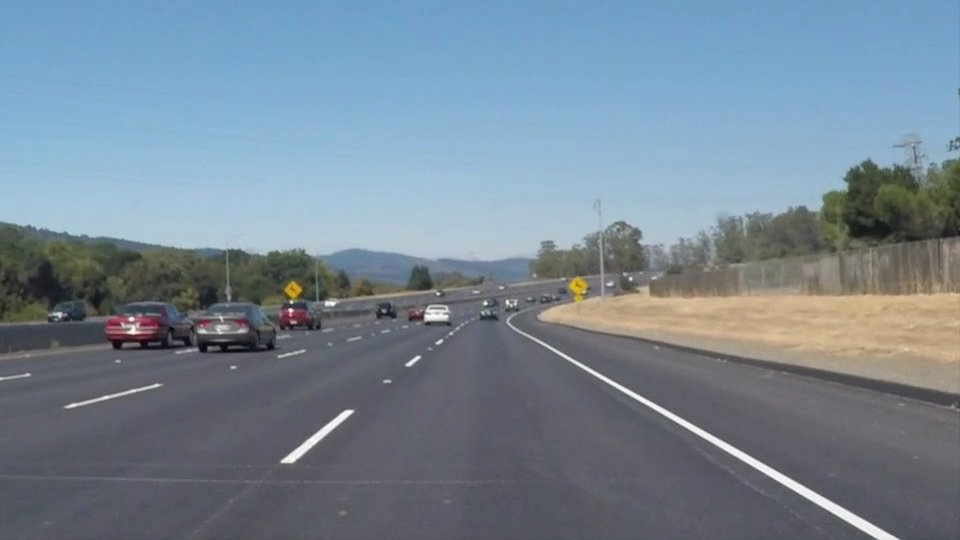
#> input picture images/input/road1.jpg, 960 x 540 px
$ jupyter execute lane_detection.ipynb   (shell and % lines are left out)
#> lines starting #> are read from the running program, lines starting #| are printed output that depends on the picture; after the words box and inside, x2 and y2 are one past the last pixel; in counts of white or black regions, pixels touching at a corner belong together
# Road Lane Detection - Part 2

## Step 1: Import Libraries

We need:
- OpenCV for image processing
- NumPy for array operations
- Matplotlib for displaying images

[cell 1]
import cv2
import numpy as np
import matplotlib.pyplot as plt

## Step 2: Load and Display Image

Load a road image and display it.

[cell 2]
image_path = 'images/input/road1.jpg'
img = cv2.imread(image_path)
#> img is the input picture: shape (540, 960, 3); mean B, G, R 148.1, 134.5, 118.5

img_rgb = cv2.cvtColor(img, cv2.COLOR_BGR2RGB)

plt.figure(figsize=(10, 6))
plt.imshow(img_rgb)
plt.title('Original Road Image')
plt.axis('off')
plt.show()

## Step 3: Preprocessing

Convert to grayscale and apply median filter to smooth the image.

[cell 3]
gray = cv2.cvtColor(img, cv2.COLOR_BGR2GRAY)
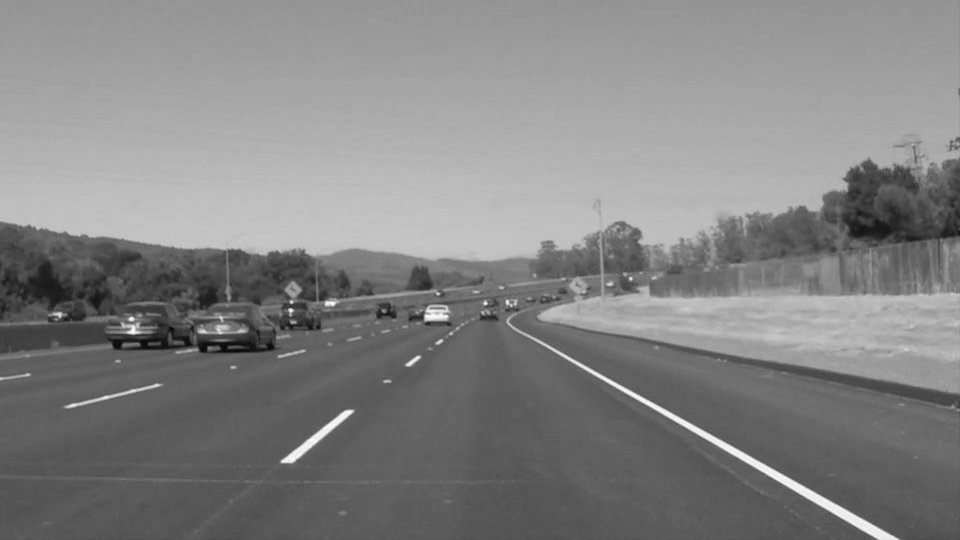
#> gray: shape (540, 960); min 5, max 255, mean 131.2

plt.figure(figsize=(10, 6))
plt.imshow(gray, cmap='gray')
plt.title('Grayscale Image')
plt.axis('off')
plt.show()

[cell 4]
blur = cv2.medianBlur(gray, 3)

plt.figure(figsize=(10, 6))
plt.imshow(blur, cmap='gray')
plt.title('After Median Filter (Smoothed)')
plt.axis('off')
plt.show()

## Step 4: Edge Detection with Canny

Apply Canny edge detector with high thresholds to detect strong edges (lane lines).

[cell 5]
edges = cv2.Canny(blur, 150, 300)
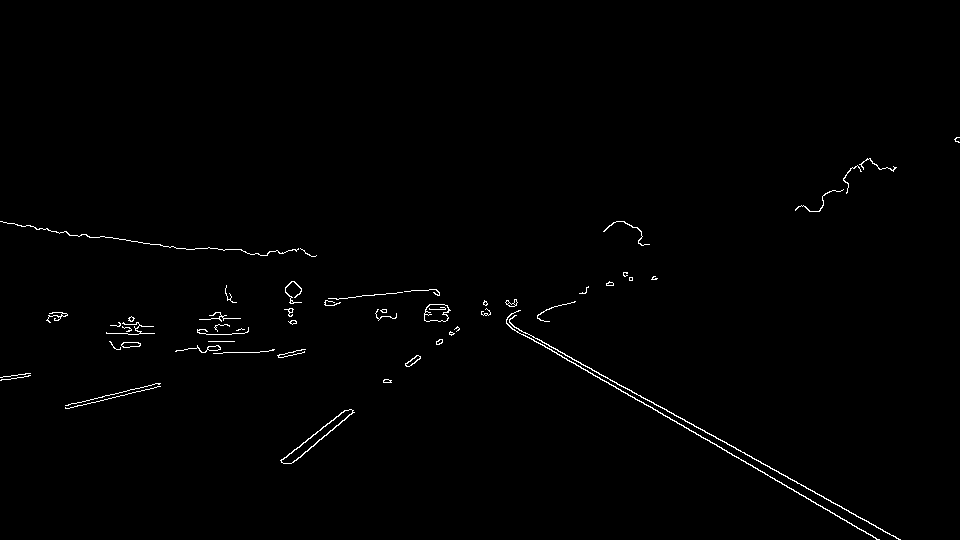
#> edges: shape (540, 960); 0.76% white in thin lines or dots, all inside (x1, y1, x2, y2) = (0, 137, 960, 540)

plt.figure(figsize=(10, 6))
plt.imshow(edges, cmap='gray')
plt.title('Canny Edges (High Thresholds)')
plt.axis('off')
plt.show()

## Step 5: Define Region of Interest (ROI)

Create a mask to focus only on the road area where lanes appear.
We'll use a trapezoidal shape that covers the lane region.

[cell 6]
height, width = edges.shape
#> height = 540; width = 960

roi_vertices = np.array([
    [(0, height),                  # Bottom left
     (width*0.3, height*0.6),        # Top left (raised higher)
     (width*0.7, height*0.6),        # Top right (raised higher)
     (width, height)]            # Bottom right
], dtype=np.int32)

mask = np.zeros_like(edges) # blank mask
cv2.fillPoly(mask, roi_vertices, 255) # fill the ROI with white
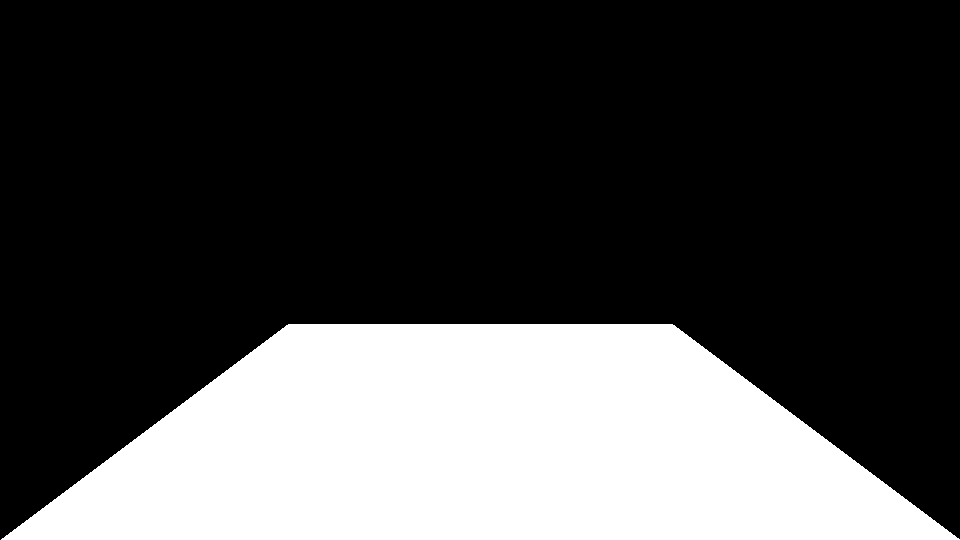
#> mask: shape (540, 960); 28% white; 1 white region, box (x1, y1, x2, y2) and area: (1, 324, 960, 540) 145224

plt.figure(figsize=(10, 6))
plt.imshow(mask, cmap='gray')
plt.title('Region of Interest (ROI) Mask')
plt.axis('off')
plt.show()

[cell 7]
roi_edges = cv2.bitwise_and(edges, mask)
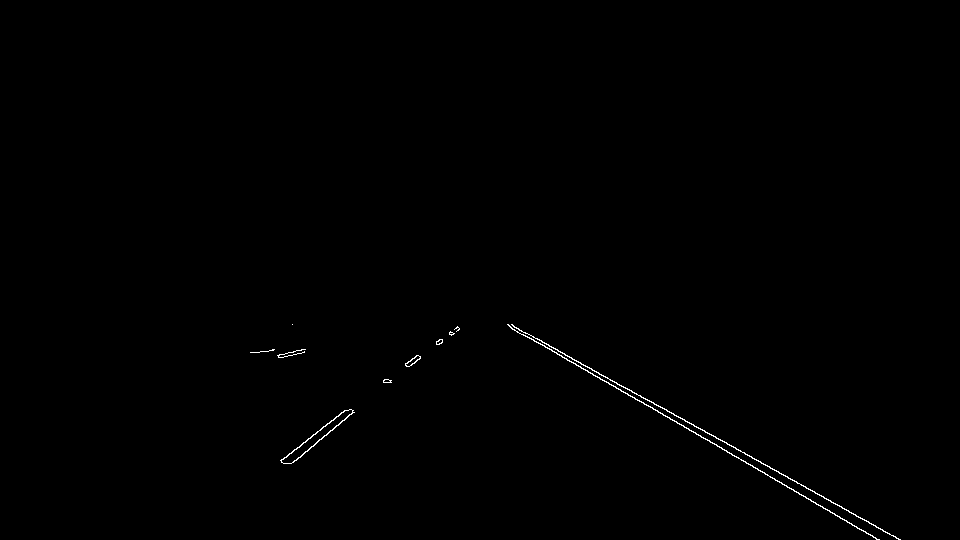
#> roi_edges: shape (540, 960); 0.32% white in thin lines or dots, all inside (x1, y1, x2, y2) = (250, 324, 901, 540)

plt.figure(figsize=(10, 6))
plt.imshow(roi_edges, cmap='gray')
plt.title('Edges in ROI (Masked)')
plt.axis('off')
plt.show()

## Step 6: Apply Hough Transform

Use Hough Transform to detect lines in the ROI edges.
This finds straight lines by looking for patterns in the edge pixels.

[cell 8]
lines = cv2.HoughLinesP(
    roi_edges,
    rho=1,
    theta=np.pi/180,
    threshold=50,
    minLineLength=100,
    maxLineGap=60
)
#> lines = [[512, 324, 900, 539], [509, 326, 878, 539], [507, 324, 879, 539], [512, 325, 705, 432], [293, 462, 440, 339], [280, 460, 457, 326], [511, 324, 898, 539]]

if lines is not None:
    print(f"Detected {len(lines)} lines")
#| Detected 7 lines
else:
    print("No lines detected")

### Standard Hough Transform to visualize the accumulator

[cell 9]
rho = 1
theta = np.pi / 180
threshold = 50

lines_standard = cv2.HoughLines(roi_edges, rho, theta, threshold)
#> lines_standard = 26 rows, first 8: [36, 2.08], [28, 2.09], [11, 2.11], [50, 2.06], [53, 2.06], [40, 2.08], [19, 2.09], [542, 0.873]

# build an accumulator visualization manually
accumulator = np.zeros((180, int(np.sqrt(roi_edges.shape[0]**2 + roi_edges.shape[1]**2))), dtype=np.uint8)

# perform Hough transform manually to visualize votes (approximation)

# compute edge coordinates
y_idxs, x_idxs = np.nonzero(roi_edges)  # get all edge (white pixel) coordinates
#> y_idxs = 1636 values from 324 to 539; x_idxs = 1636 values, max 900 at index 1635, min 250 at index 226, mean 598.7

for i in range(len(x_idxs)):
    x = x_idxs[i]
    y = y_idxs[i]
    for theta_i in range(180):
        rho_val = int(x * np.cos(np.deg2rad(theta_i)) + y * np.sin(np.deg2rad(theta_i)))
        if 0 <= rho_val < accumulator.shape[1]:
            accumulator[theta_i, rho_val] += 1
#> this loop made 1636 passes
#> (x, y) on passes 1 to 3: (292, 324), (507, 324), (508, 324)
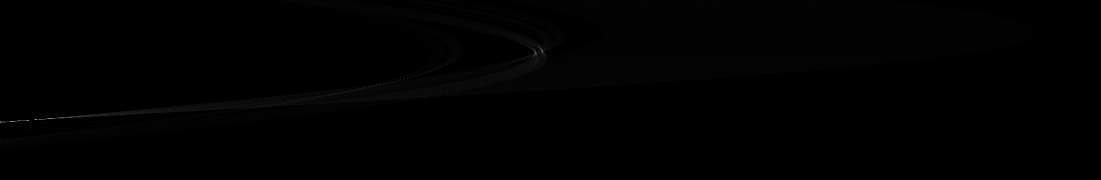
#> accumulator: shape (180, 1101); min 0, max 160, mean 1

# normalize for display
accumulator_display = cv2.normalize(accumulator, None, 0, 255, cv2.NORM_MINMAX)

plt.figure(figsize=(10, 6))
plt.imshow(accumulator_display, cmap='hot', aspect='auto')
plt.title('Hough Accumulator Array (Votes)')
plt.xlabel('ρ (rho)')
plt.ylabel('θ (theta in degrees)')
plt.colorbar(label='Vote Count')
plt.show()
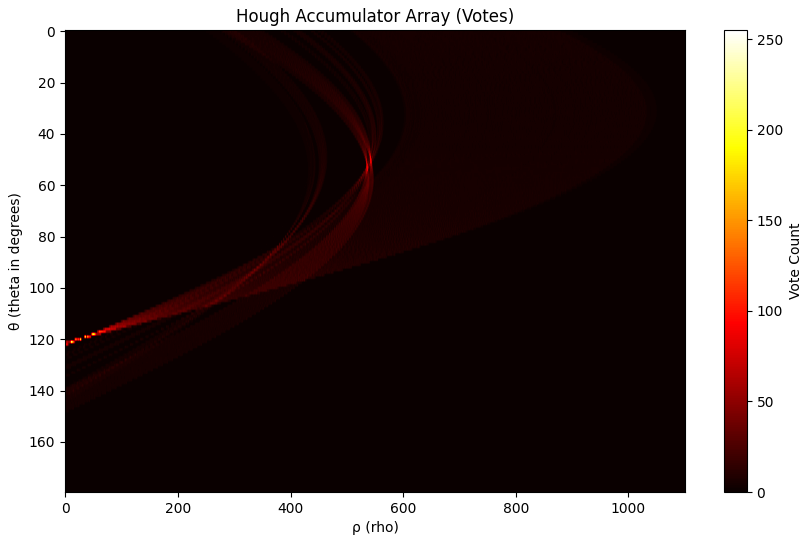
#> figure drawn by matplotlib, 2 panels

## Step 7: Draw Detected Lines

Draw the detected lines on the original image to visualize the lane detection.

[cell 10]
line_image = img.copy()

if lines is not None:
    for line in lines:
        x1, y1, x2, y2 = line[0]
        cv2.line(line_image, (x1, y1), (x2, y2), (0, 0, 255), 3)
#> this loop made 7 passes
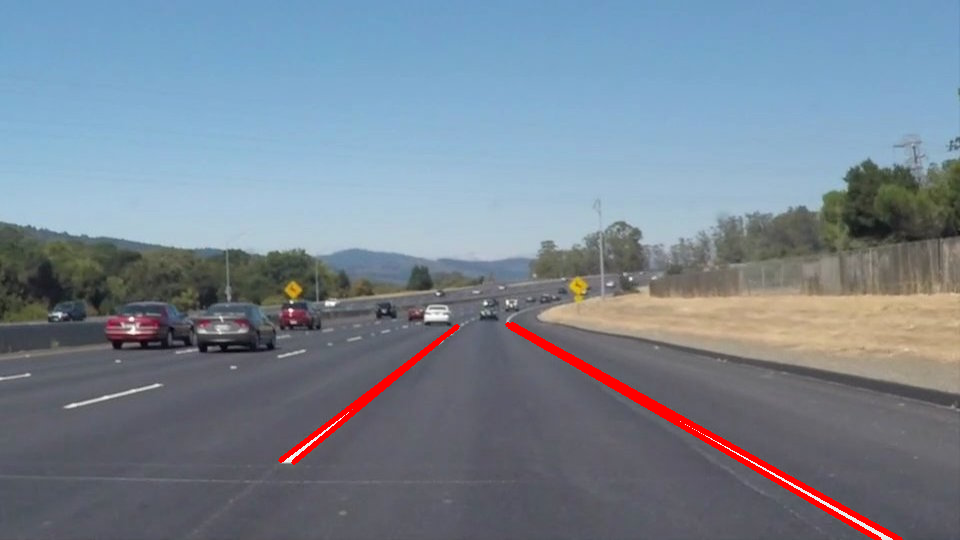
#> line_image: shape (540, 960, 3); 1.28% of pixels changed, all inside (x1, y1, x2, y2) = (278, 322, 903, 540)

line_image_rgb = cv2.cvtColor(line_image, cv2.COLOR_BGR2RGB)

plt.figure(figsize=(10, 6))
plt.imshow(line_image_rgb)
plt.title('Detected Lane Lines')
plt.axis('off')
plt.show()

$ run again, with images/input/road3.jpg copied over images/input/road1.jpg
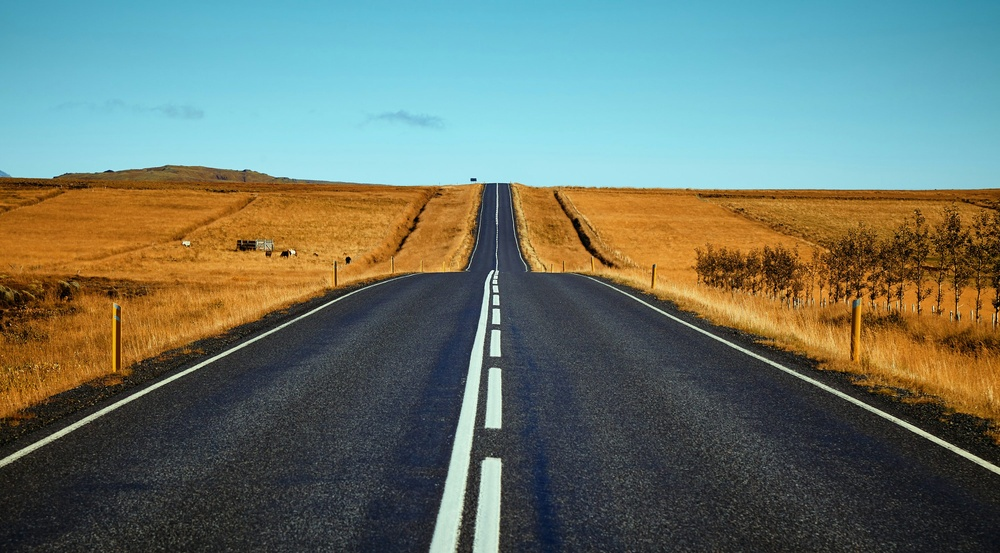
#> input picture images/input/road3.jpg, 1000 x 553 px, shrunk from 3000 x 1659 before the run
#> img is the input picture: shape (553, 1000, 3); mean B, G, R 106.3, 118, 106.1
#> `edges = cv2.Canny(blur, 150, 300)`:
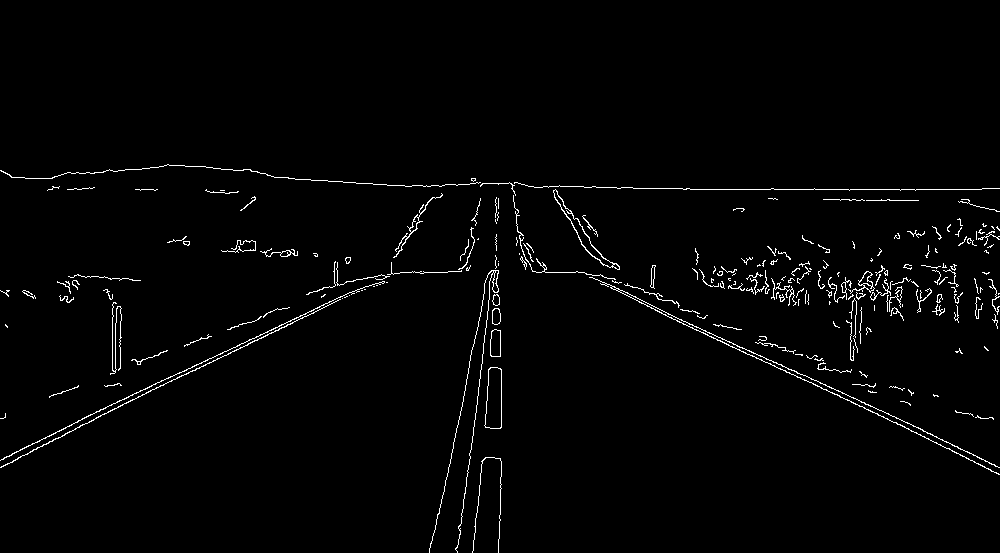
#> edges: shape (553, 1000); 1.8% white in thin lines or dots, all inside (x1, y1, x2, y2) = (0, 164, 1000, 553)
#> mask: shape (553, 1000); 28.1% white; 1 white region, box (x1, y1, x2, y2) and area: (1, 331, 1000, 553) 155478
#> roi_edges: shape (553, 1000); 0.16% white in thin lines or dots, all inside (x1, y1, x2, y2) = (429, 331, 704, 553)
#> lines = [[460, 534, 485, 331], [499, 538, 501, 385], [432, 540, 476, 333], [457, 552, 484, 335], [479, 495, 491, 331], [472, 552, 493, 356]]
#| Detected 6 lines
#> lines_standard = 18 rows, first 8: [522, 0.122], [528, 0.14], [508, 0.0175], [530, 0.192], [535, 0.209], [542, 0.227], [519, 0.0873], [-494, 3.12]
#> y_idxs = 881 values from 331 to 552; x_idxs = 881 values, max 703 at index 17, min 429 at index 860, mean 477.4
#> the loop `for i in range(len(x_idxs)):` made 881 passes
#> (x, y) on passes 1 to 3: (476, 331), (485, 331), (491, 331)
#> the loop `for line in lines:` made 6 passes
#> after the loop `for line in lines:`:
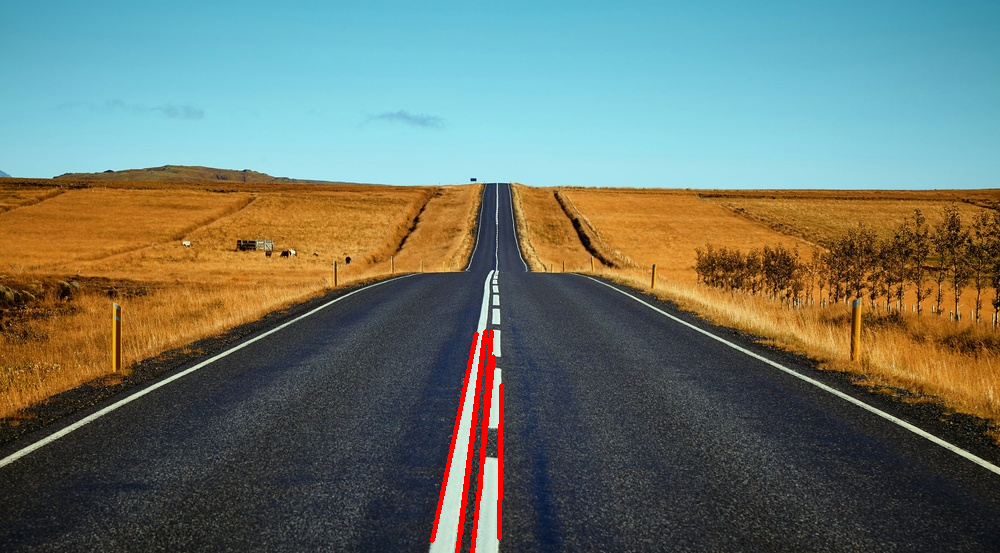
#> line_image: shape (553, 1000, 3); 0.79% of pixels changed, all inside (x1, y1, x2, y2) = (430, 329, 504, 553)

$ run again, with images/input/road2.jpeg copied over images/input/road1.jpg
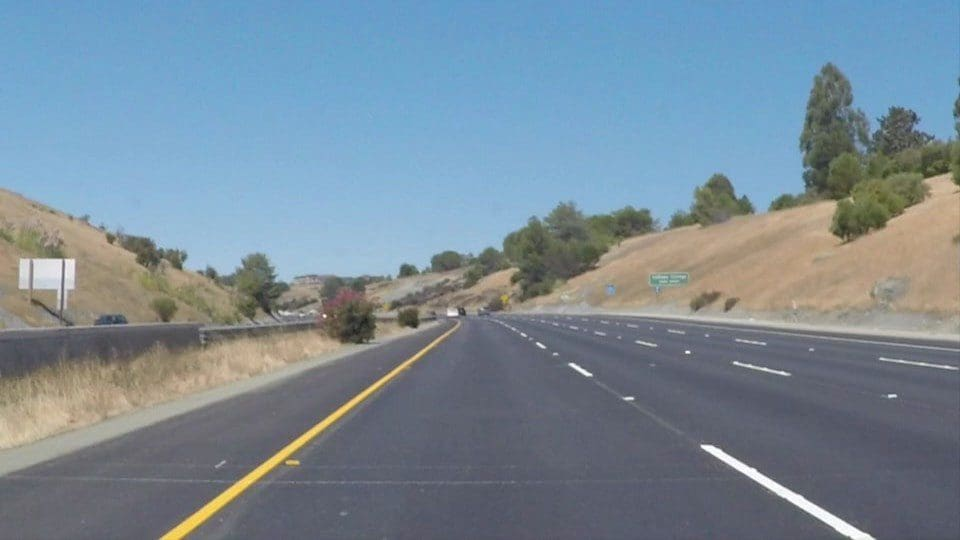
#> input picture images/input/road2.jpeg, 960 x 540 px
#> img is the input picture: shape (540, 960, 3); mean B, G, R 151.7, 138.6, 120.9
#> `edges = cv2.Canny(blur, 150, 300)`:
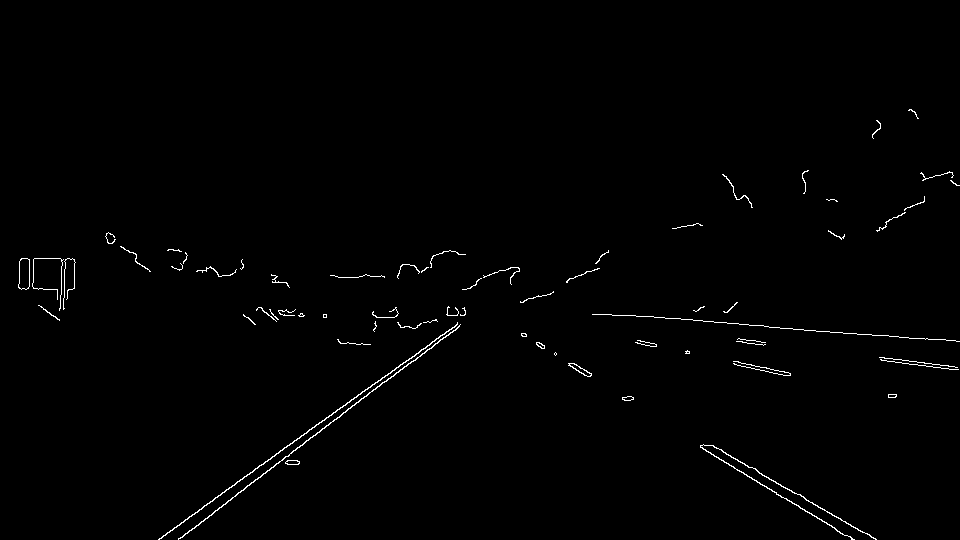
#> edges: shape (540, 960); 0.82% white in thin lines or dots, all inside (x1, y1, x2, y2) = (18, 109, 960, 540)
#> mask: shape (540, 960); 28% white; 1 white region, box (x1, y1, x2, y2) and area: (1, 324, 960, 540) 145224
#> roi_edges: shape (540, 960); 0.35% white in thin lines or dots, all inside (x1, y1, x2, y2) = (158, 324, 877, 540)
#> lines = [[178, 538, 459, 326], [158, 539, 372, 384], [159, 539, 449, 329], [700, 447, 854, 539], [713, 445, 876, 539], [710, 445, 860, 531], [238, 492, 460, 324], [331, 415, 457, 324], [178, 539, 289, 455]]
#| Detected 9 lines
#> lines_standard = 19 rows, first 8: [530, 0.942], [536, 0.925], [535, 0.908], [29, 2.09], [23, 2.11], [531, 0.96], [7, 2.13], [534, 0.942]
#> y_idxs = 1834 values from 324 to 539; x_idxs = 1834 values, max 876 at index 1833, min 158 at index 1825, mean 477.4
#> the loop `for i in range(len(x_idxs)):` made 1834 passes
#> (x, y) on passes 1 to 3: (375, 324), (398, 324), (399, 324)
#> the loop `for line in lines:` made 9 passes
#> after the loop `for line in lines:`:
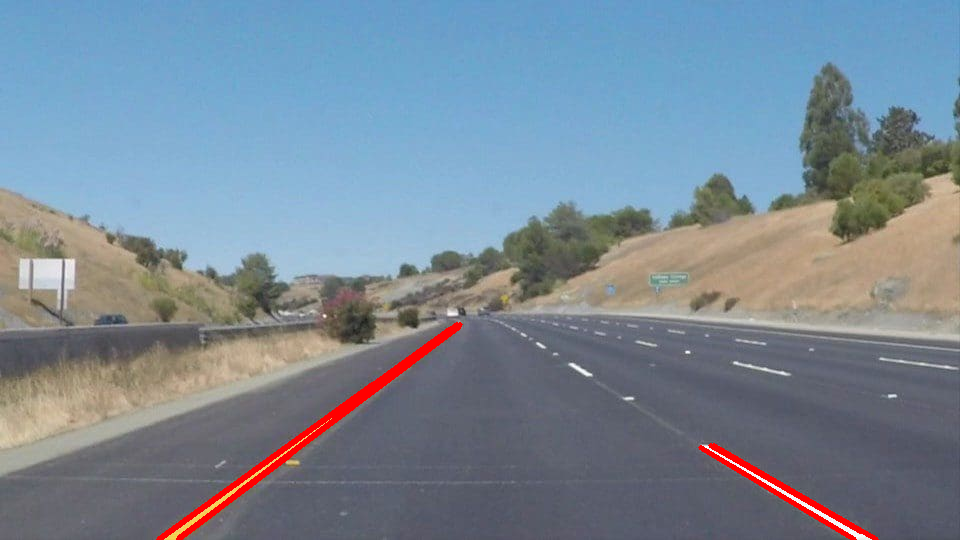
#> line_image: shape (540, 960, 3); 1.19% of pixels changed, all inside (x1, y1, x2, y2) = (156, 322, 879, 540)
